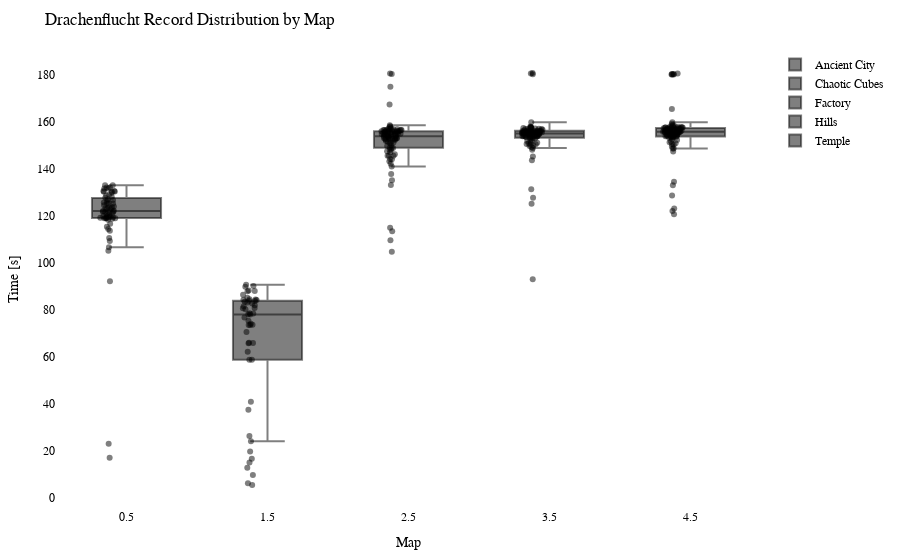

The cell this chart's notebook holds for it:
### Code cell
import plotly.graph_objects as go
import plotly.io as pio

df = getRecordsDataframe(minigame="Drachenflucht")

# Calculate the offset for centering the data points
num_columns = len(df.columns)
offset = 0.5

# Create a Swarm plot using Plotly
fig = go.Figure()

for i, column in enumerate(df.columns):
    x_values = [i + offset] * len(df[column])  # Adjust x-values with offset for horizontal centering
    fig.add_trace(go.Box(x=x_values,
                         y=df[column],
                         name=column,
                         boxpoints='all',
                         pointpos=-0.5,  # Adjust point position to prevent overlapping
                         marker=dict(color='rgba(0,0,0,0.5)', size=6),  # Adjust marker color and size
                         hovertext=df.index,
                         hoverinfo='text+y'))

fig.update_layout(title="Drachenflucht Record Distribution by Map",
                  xaxis=dict(title="Map"),
                  yaxis=dict(title="Time [s]"),
                  showlegend=True,
                  font=dict(family="Arial", size=12, color="black"),  # Customize font
                  plot_bgcolor="white",  # Set background color
                  margin=dict(l=50, r=50, t=50, b=50),  # Adjust margins for better layout
                  )

pio.show(fig)

pio.write_html(fig, "out/drache_swarm_plot.html")

### Figure 1 — Plotly figure (JSON) as saved in the notebook; plotly's stock layout.template omitted (floating-point values rounded to 4 significant figures)
{"data": [{"boxpoints": "all", "hoverinfo": "text+y", "hovertext": ["agowskyy", "Anni808", "Axollotel", "BacardiSprite", "bawskey", "BearchenGott", "BusinessBent", "byTobi", "cediiiiii_10", "Chander24", "Chrisi20101", "crocodile1870", "cxl1lo", "DarkCobweb", "DerBaumIstDerWeg", "Dokkkkko", "Ex4cted", "Falke23_5", "Feinberg", "Fflopse", "ForceFox", "Freeeedom", "frutigall", "GamemasterNiki", "GeneralEnte06", "Gerrygames", "Gobo9", "GrafikKatze", "Grapfen", "Gummibearchen", "H1ghsay", "h4nnes", "Harold_Sensemann", "HerrDante", "Jan2220", "JennieKim", "jimmi1410", "JOW23", "Joy_8oy", "JustK1lling", "KakaMC", "Kanickelul", "Kokochampi", "Kokochampo", "Kyuudo", "LeWi_100", "Livgo", "lizsyy", "LordAlexos", "Lubotter2009", "Luis_XYZ", "M0orey_0", "marbrueck", "Martomias", "Mincheeen", "MrNulfred", "Nexilus", "Ninivee", "officialryzon", "Oronor", "Pedrozockt", "Picutar", "PixlNight", "PolizeiDreamy", "Radattel", "Raefinzs", "Ritokii", "rXzEr_Justin", "Sackkerl", "schmaarek", "ScreamingBlatz", "Sebi1801", "Seemops_8", "Sey__", "SpeckyCut", "StaudammAusHolz", "Tomiokey", "tsuneee", "twitchparaskiill", "Txlentierter", "Umgfoin", "WirdNichtGeladen", "Wissender", "xBaumeisterin", "xX_Dima_ggg_Xx6", "xX_Masha_ggg_Xx9", "ymq_", "yzvm", "zTotito", "_n3d", "_Waldi_"], "marker": {"color": "rgba(0,0,0,0.5)", "size": 6}, "name": "Ancient City", "pointpos": -0.5, "type": "box", "x": [0.5, 0.5, 0.5, 0.5, 0.5, 0.5, 0.5, 0.5, 0.5, 0.5, 0.5, 0.5, 0.5, 0.5, 0.5, 0.5, 0.5, 0.5, 0.5, 0.5, 0.5, 0.5, 0.5, 0.5, 0.5, 0.5, 0.5, 0.5, 0.5, 0.5, 0.5, 0.5, 0.5, 0.5, 0.5, 0.5, 0.5, 0.5, 0.5, 0.5, 0.5, 0.5, 0.5, 0.5, 0.5, 0.5, 0.5, 0.5, 0.5, 0.5, 0.5, 0.5, 0.5, 0.5, 0.5, 0.5, 0.5, 0.5, 0.5, 0.5, 0.5, 0.5, 0.5, 0.5, 0.5, 0.5, 0.5, 0.5, 0.5, 0.5, 0.5, 0.5, 0.5, 0.5, 0.5, 0.5, 0.5, 0.5, 0.5, 0.5, 0.5, 0.5, 0.5, 0.5, 0.5, 0.5, 0.5, 0.5, 0.5, 0.5, 0.5], "y": [null, 118.9, null, null, null, null, 123.2, 124.4, 133.0, 23.01, 109.2, 127.6, 110.5, 128.1, null, null, 129.8, null, 123.9, 130.2, 126.7, 121.6, null, 106.5, 123.6, 131.6, 133.0, 120.7, 130.5, null, null, 125.6, 121.8, 131.9, 125.1, 114.3, null, 131.6, null, 115.3, 130.5, 122.1, 119.6, 118.9, 118.7, 125.3, 119.1, 130.2, 127.0, 119.8, 17.04, null, 122.0, 123.0, null, null, 113.6, 118.3, null, 125.3, 131.9, null, 130.2, 119.2, null, 105.0, 121.7, 123.4, null, 120.4, 122.9, null, null, 128.5, 119.3, 121.5, 116.6, null, 121.0, null, 119.6, 129.0, null, 118.9, 119.1, null, 119.0, null, 92.11, 126.4, null]}, {"boxpoints": "all", "hoverinfo": "text+y", "hovertext": ["agowskyy", "Anni808", "Axollotel", "BacardiSprite", "bawskey", "BearchenGott", "BusinessBent", "byTobi", "cediiiiii_10", "Chander24", "Chrisi20101", "crocodile1870", "cxl1lo", "DarkCobweb", "DerBaumIstDerWeg", "Dokkkkko", "Ex4cted", "Falke23_5", "Feinberg", "Fflopse", "ForceFox", "Freeeedom", "frutigall", "GamemasterNiki", "GeneralEnte06", "Gerrygames", "Gobo9", "GrafikKatze", "Grapfen", "Gummibearchen", "H1ghsay", "h4nnes", "Harold_Sensemann", "HerrDante", "Jan2220", "JennieKim", "jimmi1410", "JOW23", "Joy_8oy", "JustK1lling", "KakaMC", "Kanickelul", "Kokochampi", "Kokochampo", "Kyuudo", "LeWi_100", "Livgo", "lizsyy", "LordAlexos", "Lubotter2009", "Luis_XYZ", "M0orey_0", "marbrueck", "Martomias", "Mincheeen", "MrNulfred", "Nexilus", "Ninivee", "officialryzon", "Oronor", "Pedrozockt", "Picutar", "PixlNight", "PolizeiDreamy", "Radattel", "Raefinzs", "Ritokii", "rXzEr_Justin", "Sackkerl", "schmaarek", "ScreamingBlatz", "Sebi1801", "Seemops_8", "Sey__", "SpeckyCut", "StaudammAusHolz", "Tomiokey", "tsuneee", "twitchparaskiill", "Txlentierter", "Umgfoin", "WirdNichtGeladen", "Wissender", "xBaumeisterin", "xX_Dima_ggg_Xx6", "xX_Masha_ggg_Xx9", "ymq_", "yzvm", "zTotito", "_n3d", "_Waldi_"], "marker": {"color": "rgba(0,0,0,0.5)", "size": 6}, "name": "Chaotic Cubes", "pointpos": -0.5, "type": "box", "x": [1.5, 1.5, 1.5, 1.5, 1.5, 1.5, 1.5, 1.5, 1.5, 1.5, 1.5, 1.5, 1.5, 1.5, 1.5, 1.5, 1.5, 1.5, 1.5, 1.5, 1.5, 1.5, 1.5, 1.5, 1.5, 1.5, 1.5, 1.5, 1.5, 1.5, 1.5, 1.5, 1.5, 1.5, 1.5, 1.5, 1.5, 1.5, 1.5, 1.5, 1.5, 1.5, 1.5, 1.5, 1.5, 1.5, 1.5, 1.5, 1.5, 1.5, 1.5, 1.5, 1.5, 1.5, 1.5, 1.5, 1.5, 1.5, 1.5, 1.5, 1.5, 1.5, 1.5, 1.5, 1.5, 1.5, 1.5, 1.5, 1.5, 1.5, 1.5, 1.5, 1.5, 1.5, 1.5, 1.5, 1.5, 1.5, 1.5, 1.5, 1.5, 1.5, 1.5, 1.5, 1.5, 1.5, 1.5, 1.5, 1.5, 1.5, 1.5], "y": [null, null, null, null, null, 73.5, 80.69, 78.46, null, 78.34, 65.68, 65.96, 24.07, 88.2, null, null, 89.75, 85.05, null, 80.18, 9.703, null, 37.45, 19.67, 74.07, 83.8, 84.36, null, 87.91, 73.5, null, 84.45, 81.52, 90.12, 82.61, null, null, 84.2, 5.38, 12.8, 86.31, 15.01, 16.62, null, null, 87.89, null, 77.91, null, 26.21, null, null, 78.1, null, null, null, 80.65, 58.76, null, null, 90.6, null, 83.02, 65.86, null, 40.81, 83.72, null, null, 62.16, 70.54, null, 83.36, null, 84.15, null, null, null, 81.9, null, null, null, 58.7, 75.34, null, null, null, null, 73.57, 6.115, 76.69]}, {"boxpoints": "all", "hoverinfo": "text+y", "hovertext": ["agowskyy", "Anni808", "Axollotel", "BacardiSprite", "bawskey", "BearchenGott", "BusinessBent", "byTobi", "cediiiiii_10", "Chander24", "Chrisi20101", "crocodile1870", "cxl1lo", "DarkCobweb", "DerBaumIstDerWeg", "Dokkkkko", "Ex4cted", "Falke23_5", "Feinberg", "Fflopse", "ForceFox", "Freeeedom", "frutigall", "GamemasterNiki", "GeneralEnte06", "Gerrygames", "Gobo9", "GrafikKatze", "Grapfen", "Gummibearchen", "H1ghsay", "h4nnes", "Harold_Sensemann", "HerrDante", "Jan2220", "JennieKim", "jimmi1410", "JOW23", "Joy_8oy", "JustK1lling", "KakaMC", "Kanickelul", "Kokochampi", "Kokochampo", "Kyuudo", "LeWi_100", "Livgo", "lizsyy", "LordAlexos", "Lubotter2009", "Luis_XYZ", "M0orey_0", "marbrueck", "Martomias", "Mincheeen", "MrNulfred", "Nexilus", "Ninivee", "officialryzon", "Oronor", "Pedrozockt", "Picutar", "PixlNight", "PolizeiDreamy", "Radattel", "Raefinzs", "Ritokii", "rXzEr_Justin", "Sackkerl", "schmaarek", "ScreamingBlatz", "Sebi1801", "Seemops_8", "Sey__", "SpeckyCut", "StaudammAusHolz", "Tomiokey", "tsuneee", "twitchparaskiill", "Txlentierter", "Umgfoin", "WirdNichtGeladen", "Wissender", "xBaumeisterin", "xX_Dima_ggg_Xx6", "xX_Masha_ggg_Xx9", "ymq_", "yzvm", "zTotito", "_n3d", "_Waldi_"], "marker": {"color": "rgba(0,0,0,0.5)", "size": 6}, "name": "Factory", "pointpos": -0.5, "type": "box", "x": [2.5, 2.5, 2.5, 2.5, 2.5, 2.5, 2.5, 2.5, 2.5, 2.5, 2.5, 2.5, 2.5, 2.5, 2.5, 2.5, 2.5, 2.5, 2.5, 2.5, 2.5, 2.5, 2.5, 2.5, 2.5, 2.5, 2.5, 2.5, 2.5, 2.5, 2.5, 2.5, 2.5, 2.5, 2.5, 2.5, 2.5, 2.5, 2.5, 2.5, 2.5, 2.5, 2.5, 2.5, 2.5, 2.5, 2.5, 2.5, 2.5, 2.5, 2.5, 2.5, 2.5, 2.5, 2.5, 2.5, 2.5, 2.5, 2.5, 2.5, 2.5, 2.5, 2.5, 2.5, 2.5, 2.5, 2.5, 2.5, 2.5, 2.5, 2.5, 2.5, 2.5, 2.5, 2.5, 2.5, 2.5, 2.5, 2.5, 2.5, 2.5, 2.5, 2.5, 2.5, 2.5, 2.5, 2.5, 2.5, 2.5, 2.5, 2.5], "y": [150.1, 155.1, 147.4, 142.1, 156.0, 155.8, 144.0, 152.2, 180.3, 151.7, 154.1, 154.8, 167.2, 155.9, 152.9, 156.4, 156.5, 155.2, null, 157.2, 133.0, 156.5, 152.8, 152.4, 157.1, 114.8, 156.0, 140.9, 155.6, 155.8, 180.5, 156.7, 151.4, 153.1, 154.4, 145.5, 153.7, 148.8, 158.1, 149.7, 153.1, null, 146.1, 145.5, 154.5, 154.7, 151.2, 156.4, 157.1, 156.4, 143.2, 156.7, 152.6, 155.8, 152.9, 158.5, 154.5, 148.1, 113.4, 146.8, 157.7, 155.0, 152.7, 109.5, 152.9, 135.0, 104.6, 144.1, 155.1, 156.2, 154.7, null, 154.3, 155.9, 147.9, 137.7, 153.7, 155.6, 149.0, 148.9, 153.8, 150.8, 156.2, 154.9, 153.6, 153.9, 174.8, 155.9, 145.5, 152.6, 151.1]}, {"boxpoints": "all", "hoverinfo": "text+y", "hovertext": ["agowskyy", "Anni808", "Axollotel", "BacardiSprite", "bawskey", "BearchenGott", "BusinessBent", "byTobi", "cediiiiii_10", "Chander24", "Chrisi20101", "crocodile1870", "cxl1lo", "DarkCobweb", "DerBaumIstDerWeg", "Dokkkkko", "Ex4cted", "Falke23_5", "Feinberg", "Fflopse", "ForceFox", "Freeeedom", "frutigall", "GamemasterNiki", "GeneralEnte06", "Gerrygames", "Gobo9", "GrafikKatze", "Grapfen", "Gummibearchen", "H1ghsay", "h4nnes", "Harold_Sensemann", "HerrDante", "Jan2220", "JennieKim", "jimmi1410", "JOW23", "Joy_8oy", "JustK1lling", "KakaMC", "Kanickelul", "Kokochampi", "Kokochampo", "Kyuudo", "LeWi_100", "Livgo", "lizsyy", "LordAlexos", "Lubotter2009", "Luis_XYZ", "M0orey_0", "marbrueck", "Martomias", "Mincheeen", "MrNulfred", "Nexilus", "Ninivee", "officialryzon", "Oronor", "Pedrozockt", "Picutar", "PixlNight", "PolizeiDreamy", "Radattel", "Raefinzs", "Ritokii", "rXzEr_Justin", "Sackkerl", "schmaarek", "ScreamingBlatz", "Sebi1801", "Seemops_8", "Sey__", "SpeckyCut", "StaudammAusHolz", "Tomiokey", "tsuneee", "twitchparaskiill", "Txlentierter", "Umgfoin", "WirdNichtGeladen", "Wissender", "xBaumeisterin", "xX_Dima_ggg_Xx6", "xX_Masha_ggg_Xx9", "ymq_", "yzvm", "zTotito", "_n3d", "_Waldi_"], "marker": {"color": "rgba(0,0,0,0.5)", "size": 6}, "name": "Hills", "pointpos": -0.5, "type": "box", "x": [3.5, 3.5, 3.5, 3.5, 3.5, 3.5, 3.5, 3.5, 3.5, 3.5, 3.5, 3.5, 3.5, 3.5, 3.5, 3.5, 3.5, 3.5, 3.5, 3.5, 3.5, 3.5, 3.5, 3.5, 3.5, 3.5, 3.5, 3.5, 3.5, 3.5, 3.5, 3.5, 3.5, 3.5, 3.5, 3.5, 3.5, 3.5, 3.5, 3.5, 3.5, 3.5, 3.5, 3.5, 3.5, 3.5, 3.5, 3.5, 3.5, 3.5, 3.5, 3.5, 3.5, 3.5, 3.5, 3.5, 3.5, 3.5, 3.5, 3.5, 3.5, 3.5, 3.5, 3.5, 3.5, 3.5, 3.5, 3.5, 3.5, 3.5, 3.5, 3.5, 3.5, 3.5, 3.5, 3.5, 3.5, 3.5, 3.5, 3.5, 3.5, 3.5, 3.5, 3.5, 3.5, 3.5, 3.5, 3.5, 3.5, 3.5, 3.5], "y": [155.7, 155.2, 155.3, 156.8, 152, 156.1, 153.3, 151.9, 156.3, 151.2, 153.8, 154.0, 154.9, 145.1, 154.8, 157.7, 180.1, 154.2, null, 157.1, 149.1, 156.8, 153.6, 153.3, 154.9, 131.2, 157.5, 143.6, 155.9, 156.1, 154.7, 154.5, 150.8, 157.0, 154.9, 154.9, 153.8, 155.6, 153.7, 156.3, 154.7, 92.91, 150.2, 149.8, 155.7, 157.3, 152.8, 156.9, 153.6, 155.0, 156.3, 155.7, 151.0, 156.2, 155.3, 180.5, 148.8, 153.7, 156.0, 155.2, 180.7, 156.6, 159.7, 153.3, 150.4, 155.7, 125.1, 151.8, 156.2, 156.1, 153.3, null, 154.1, 157.4, 127.7, 148.1, 155.5, 155.8, 152.8, 149.6, 157.5, 155.3, 155.7, 157.3, 154.6, 155.6, 155.0, 154.7, 150.4, 157.9, 155.1]}, {"boxpoints": "all", "hoverinfo": "text+y", "hovertext": ["agowskyy", "Anni808", "Axollotel", "BacardiSprite", "bawskey", "BearchenGott", "BusinessBent", "byTobi", "cediiiiii_10", "Chander24", "Chrisi20101", "crocodile1870", "cxl1lo", "DarkCobweb", "DerBaumIstDerWeg", "Dokkkkko", "Ex4cted", "Falke23_5", "Feinberg", "Fflopse", "ForceFox", "Freeeedom", "frutigall", "GamemasterNiki", "GeneralEnte06", "Gerrygames", "Gobo9", "GrafikKatze", "Grapfen", "Gummibearchen", "H1ghsay", "h4nnes", "Harold_Sensemann", "HerrDante", "Jan2220", "JennieKim", "jimmi1410", "JOW23", "Joy_8oy", "JustK1lling", "KakaMC", "Kanickelul", "Kokochampi", "Kokochampo", "Kyuudo", "LeWi_100", "Livgo", "lizsyy", "LordAlexos", "Lubotter2009", "Luis_XYZ", "M0orey_0", "marbrueck", "Martomias", "Mincheeen", "MrNulfred", "Nexilus", "Ninivee", "officialryzon", "Oronor", "Pedrozockt", "Picutar", "PixlNight", "PolizeiDreamy", "Radattel", "Raefinzs", "Ritokii", "rXzEr_Justin", "Sackkerl", "schmaarek", "ScreamingBlatz", "Sebi1801", "Seemops_8", "Sey__", "SpeckyCut", "StaudammAusHolz", "Tomiokey", "tsuneee", "twitchparaskiill", "Txlentierter", "Umgfoin", "WirdNichtGeladen", "Wissender", "xBaumeisterin", "xX_Dima_ggg_Xx6", "xX_Masha_ggg_Xx9", "ymq_", "yzvm", "zTotito", "_n3d", "_Waldi_"], "marker": {"color": "rgba(0,0,0,0.5)", "size": 6}, "name": "Temple", "pointpos": -0.5, "type": "box", "x": [4.5, 4.5, 4.5, 4.5, 4.5, 4.5, 4.5, 4.5, 4.5, 4.5, 4.5, 4.5, 4.5, 4.5, 4.5, 4.5, 4.5, 4.5, 4.5, 4.5, 4.5, 4.5, 4.5, 4.5, 4.5, 4.5, 4.5, 4.5, 4.5, 4.5, 4.5, 4.5, 4.5, 4.5, 4.5, 4.5, 4.5, 4.5, 4.5, 4.5, 4.5, 4.5, 4.5, 4.5, 4.5, 4.5, 4.5, 4.5, 4.5, 4.5, 4.5, 4.5, 4.5, 4.5, 4.5, 4.5, 4.5, 4.5, 4.5, 4.5, 4.5, 4.5, 4.5, 4.5, 4.5, 4.5, 4.5, 4.5, 4.5, 4.5, 4.5, 4.5, 4.5, 4.5, 4.5, 4.5, 4.5, 4.5, 4.5, 4.5, 4.5, 4.5, 4.5, 4.5, 4.5, 4.5, 4.5, 4.5, 4.5, 4.5, 4.5], "y": [155.5, 157.1, 153.3, 155.1, 156.8, 157.0, 148.5, 157.5, 158.0, 155.9, 180.5, 180.1, 156.0, 155.7, 155.2, 154.6, 157.5, 155.7, 120.6, 156.9, 151.2, 180.1, 159.8, 154.5, 180.2, 149.4, 158.0, 153.7, 155.6, 157.0, 157.7, 152.5, 155.7, 155.9, 155.7, 155.6, 155.8, 165.4, 156.5, 133.0, 155.6, 128.5, 150.5, 156.9, 156.3, 155.5, 159.1, 180.1, 152.2, 153.2, 153.7, 158.6, 147.3, 155.1, 156.7, 154.0, 153.6, 153.9, 123.1, 150.1, 157.8, 157.4, 156.2, 154.6, 148.6, 153.7, 150.8, 157.7, 156.5, 157.3, 157.5, null, 153.8, 157.2, 122.0, 154.0, 154.6, 155.9, 155.7, 134.5, 158.5, 155.1, 154.0, 157.4, 153.5, 151.7, 157.6, 156.4, 153.1, 156.8, 180.2]}], "layout": {"font": {"color": "black", "family": "Arial", "size": 12}, "margin": {"b": 50, "l": 50, "r": 50, "t": 50}, "plot_bgcolor": "white", "showlegend": true, "title": {"text": "Drachenflucht Record Distribution by Map"}, "xaxis": {"title": {"text": "Map"}}, "yaxis": {"title": {"text": "Time [s]"}}}}
